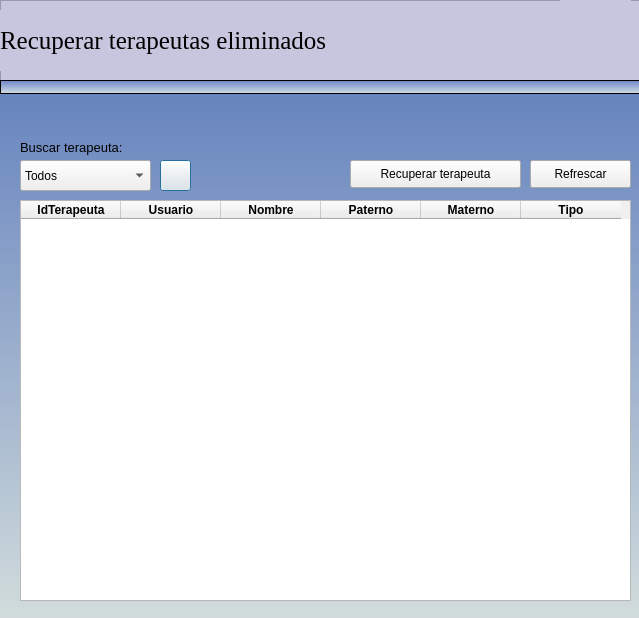
<?xml version="1.0" encoding="UTF-8"?>
<ui version="4.0">
 <class>RecuperarTerapeutas</class>
 <widget class="QDialog" name="RecuperarTerapeutas">
  <property name="geometry">
   <rect>
    <x>0</x>
    <y>0</y>
    <width>639</width>
    <height>618</height>
   </rect>
  </property>
  <property name="minimumSize">
   <size>
    <width>639</width>
    <height>618</height>
   </size>
  </property>
  <property name="windowTitle">
   <string>Dialog</string>
  </property>
  <widget class="QLabel" name="label">
   <property name="geometry">
    <rect>
     <x>0</x>
     <y>80</y>
     <width>641</width>
     <height>541</height>
    </rect>
   </property>
   <property name="minimumSize">
    <size>
     <width>10</width>
     <height>10</height>
    </size>
   </property>
   <property name="styleSheet">
    <string notr="true">background-color: qlineargradient(spread:pad, x1:0, y1:1, x2:0, y2:0, stop:0 rgba(210, 220, 220), stop:1 rgba(100, 130, 190));

</string>
   </property>
   <property name="text">
    <string/>
   </property>
  </widget>
  <widget class="QFrame" name="frame">
   <property name="geometry">
    <rect>
     <x>0</x>
     <y>0</y>
     <width>641</width>
     <height>81</height>
    </rect>
   </property>
   <property name="styleSheet">
    <string notr="true">background-color: rgb(200, 198, 223);</string>
   </property>
   <property name="frameShape">
    <enum>QFrame::StyledPanel</enum>
   </property>
   <property name="frameShadow">
    <enum>QFrame::Raised</enum>
   </property>
   <widget class="QLabel" name="label_3">
    <property name="geometry">
     <rect>
      <x>0</x>
      <y>10</y>
      <width>481</width>
      <height>61</height>
     </rect>
    </property>
    <property name="font">
     <font>
      <family>Times New Roman</family>
      <pointsize>19</pointsize>
      <weight>9</weight>
      <italic>false</italic>
      <bold>false</bold>
     </font>
    </property>
    <property name="styleSheet">
     <string notr="true">
font: 75 19pt &quot;Times New Roman&quot;;</string>
    </property>
    <property name="text">
     <string>Recuperar terapeutas eliminados</string>
    </property>
   </widget>
   <widget class="QLabel" name="label_24">
    <property name="geometry">
     <rect>
      <x>560</x>
      <y>0</y>
      <width>71</width>
      <height>71</height>
     </rect>
    </property>
    <property name="font">
     <font>
      <pointsize>10</pointsize>
     </font>
    </property>
    <property name="styleSheet">
     <string notr="true">image: url(:/newPrefix/terapeuta.png);</string>
    </property>
    <property name="text">
     <string/>
    </property>
   </widget>
  </widget>
  <widget class="QFrame" name="frame_2">
   <property name="geometry">
    <rect>
     <x>0</x>
     <y>80</y>
     <width>651</width>
     <height>14</height>
    </rect>
   </property>
   <property name="maximumSize">
    <size>
     <width>16777215</width>
     <height>14</height>
    </size>
   </property>
   <property name="styleSheet">
    <string notr="true">background-color: qlineargradient(spread:pad, x1:0, y1:1, x2:0, y2:0, stop:0 rgba(214, 225, 229), stop:1 rgba(109, 130, 198));
</string>
   </property>
   <property name="frameShape">
    <enum>QFrame::StyledPanel</enum>
   </property>
   <property name="frameShadow">
    <enum>QFrame::Raised</enum>
   </property>
  </widget>
  <widget class="QTableWidget" name="tvRecuperarTerapeutas">
   <property name="geometry">
    <rect>
     <x>20</x>
     <y>200</y>
     <width>611</width>
     <height>401</height>
    </rect>
   </property>
   <property name="minimumSize">
    <size>
     <width>200</width>
     <height>200</height>
    </size>
   </property>
   <property name="focusPolicy">
    <enum>Qt::NoFocus</enum>
   </property>
   <property name="editTriggers">
    <set>QAbstractItemView::NoEditTriggers</set>
   </property>
   <property name="dragEnabled">
    <bool>false</bool>
   </property>
   <property name="rowCount">
    <number>0</number>
   </property>
   <property name="columnCount">
    <number>6</number>
   </property>
   <column>
    <property name="text">
     <string>IdTerapeuta</string>
    </property>
    <property name="font">
     <font>
      <weight>75</weight>
      <bold>true</bold>
     </font>
    </property>
    <property name="textAlignment">
     <set>AlignCenter</set>
    </property>
   </column>
   <column>
    <property name="text">
     <string>Usuario</string>
    </property>
    <property name="font">
     <font>
      <weight>75</weight>
      <bold>true</bold>
     </font>
    </property>
   </column>
   <column>
    <property name="text">
     <string>Nombre</string>
    </property>
    <property name="font">
     <font>
      <weight>75</weight>
      <bold>true</bold>
     </font>
    </property>
    <property name="textAlignment">
     <set>AlignCenter</set>
    </property>
    <property name="background">
     <color>
      <red>85</red>
      <green>255</green>
      <blue>127</blue>
     </color>
    </property>
   </column>
   <column>
    <property name="text">
     <string>Paterno</string>
    </property>
    <property name="font">
     <font>
      <weight>75</weight>
      <bold>true</bold>
     </font>
    </property>
    <property name="textAlignment">
     <set>AlignCenter</set>
    </property>
    <property name="background">
     <color>
      <red>255</red>
      <green>248</green>
      <blue>53</blue>
     </color>
    </property>
   </column>
   <column>
    <property name="text">
     <string>Materno</string>
    </property>
    <property name="font">
     <font>
      <weight>75</weight>
      <bold>true</bold>
     </font>
    </property>
    <property name="textAlignment">
     <set>AlignCenter</set>
    </property>
    <property name="background">
     <color>
      <red>0</red>
      <green>170</green>
      <blue>127</blue>
     </color>
    </property>
   </column>
   <column>
    <property name="text">
     <string>Tipo</string>
    </property>
    <property name="font">
     <font>
      <weight>75</weight>
      <bold>true</bold>
     </font>
    </property>
    <property name="textAlignment">
     <set>AlignCenter</set>
    </property>
   </column>
  </widget>
  <widget class="QComboBox" name="cbfiltrar">
   <property name="geometry">
    <rect>
     <x>20</x>
     <y>160</y>
     <width>131</width>
     <height>31</height>
    </rect>
   </property>
   <item>
    <property name="text">
     <string>Todos</string>
    </property>
   </item>
   <item>
    <property name="text">
     <string>Administrador</string>
    </property>
   </item>
   <item>
    <property name="text">
     <string>Normal</string>
    </property>
   </item>
  </widget>
  <widget class="QPushButton" name="btnBuscarTerapeutas">
   <property name="geometry">
    <rect>
     <x>160</x>
     <y>160</y>
     <width>31</width>
     <height>31</height>
    </rect>
   </property>
   <property name="text">
    <string/>
   </property>
   <property name="icon">
    <iconset resource="images/image.qrc">
     <normaloff>:/newPrefix/lupa.png</normaloff>:/newPrefix/lupa.png</iconset>
   </property>
  </widget>
  <widget class="QLabel" name="label_2">
   <property name="geometry">
    <rect>
     <x>20</x>
     <y>137</y>
     <width>151</width>
     <height>21</height>
    </rect>
   </property>
   <property name="font">
    <font>
     <pointsize>10</pointsize>
    </font>
   </property>
   <property name="text">
    <string>Buscar terapeuta: </string>
   </property>
  </widget>
  <widget class="QPushButton" name="btnRecuperarTerapeuta">
   <property name="geometry">
    <rect>
     <x>350</x>
     <y>160</y>
     <width>171</width>
     <height>28</height>
    </rect>
   </property>
   <property name="text">
    <string>Recuperar terapeuta</string>
   </property>
  </widget>
  <widget class="QPushButton" name="btnRefrescar">
   <property name="geometry">
    <rect>
     <x>530</x>
     <y>160</y>
     <width>101</width>
     <height>28</height>
    </rect>
   </property>
   <property name="text">
    <string>Refrescar</string>
   </property>
  </widget>
 </widget>
 <resources>
  <include location="images/image.qrc"/>
 </resources>
 <connections/>
</ui>
